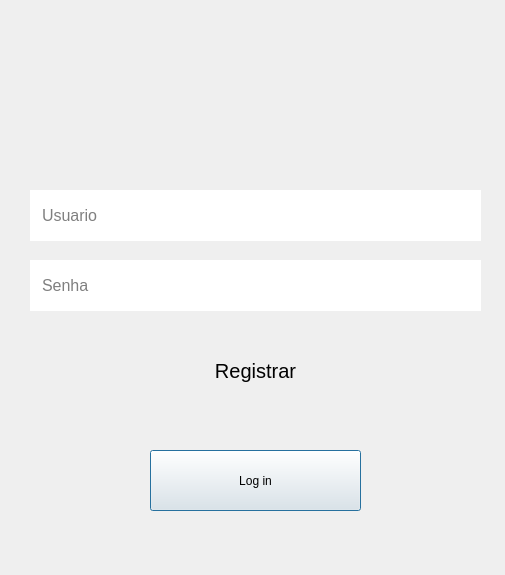
<?xml version="1.0" encoding="UTF-8"?>
<ui version="4.0">
 <class>Dialog</class>
 <widget class="QDialog" name="Dialog">
  <property name="geometry">
   <rect>
    <x>0</x>
    <y>0</y>
    <width>505</width>
    <height>575</height>
   </rect>
  </property>
  <property name="windowTitle">
   <string>Dialog</string>
  </property>
  <property name="styleSheet">
   <string notr="true"/>
  </property>
  <widget class="QLineEdit" name="lineEdit">
   <property name="geometry">
    <rect>
     <x>30</x>
     <y>190</y>
     <width>451</width>
     <height>51</height>
    </rect>
   </property>
   <property name="styleSheet">
    <string notr="true">QLineEdit{
	border: none;
	font-size: 16px;
	font-family:Arial,Helvetica,sans-serif;
	
	padding-left: 10px;	
}</string>
   </property>
   <property name="placeholderText">
    <string>Usuario</string>
   </property>
  </widget>
  <widget class="QLineEdit" name="lineEdit_2">
   <property name="geometry">
    <rect>
     <x>30</x>
     <y>260</y>
     <width>451</width>
     <height>51</height>
    </rect>
   </property>
   <property name="styleSheet">
    <string notr="true">QLineEdit{
	border: none;
	font-size: 16px;
	font-family:Arial,Helvetica,sans-serif;
	
	padding-left: 10px;	
}</string>
   </property>
   <property name="placeholderText">
    <string>Senha</string>
   </property>
  </widget>
  <widget class="QPushButton" name="pushButton">
   <property name="geometry">
    <rect>
     <x>150</x>
     <y>450</y>
     <width>211</width>
     <height>61</height>
    </rect>
   </property>
   <property name="text">
    <string>Log in</string>
   </property>
  </widget>
  <widget class="QPushButton" name="pushButton_2">
   <property name="geometry">
    <rect>
     <x>150</x>
     <y>340</y>
     <width>211</width>
     <height>61</height>
    </rect>
   </property>
   <property name="styleSheet">
    <string notr="true">QPushButton{
	border: none;
	color: black;
	font-size: 20px;
	
}</string>
   </property>
   <property name="text">
    <string>Registrar</string>
   </property>
  </widget>
 </widget>
 <resources>
  <include location="../../Pictures/aaaa.qrc"/>
 </resources>
 <connections/>
</ui>
